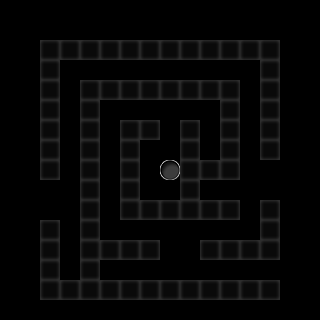

A 2D game scene composited from a Tiled map and its tileset images. What follows is a short description and the map's XML, with each tile layer's data collapsed to a summary:
An orthogonal 16x16 tile map with 20x20 px tiles, 2 tile layers (hole2, blackTile), 2 hidden layers not drawn, 3 tilesets.

<map version="1.0" orientation="orthogonal" renderorder="right-down" width="16" height="16" tilewidth="20" tileheight="20" nextobjectid="1">
 <tileset firstgid="1" name="blackTile" tilewidth="20" tileheight="20">
  <image source="blackTile.png" width="20" height="20" />
 </tileset>
 <tileset firstgid="2" name="bg" tilewidth="320" tileheight="320">
  <image source="bg.jpg" width="320" height="320" />
 </tileset>
 <tileset firstgid="3" name="hole2" tilewidth="20" tileheight="20">
  <image source="hole2.png" width="20" height="20" />
 </tileset>
 <layer name="bg" width="16" height="16" visible="0">
  <data>[256 cells, 1 non-empty, 1 distinct tile ids]</data>
 </layer>
 <layer name="blackTile" width="16" height="16" visible="0">
  <data>[256 cells, 60 non-empty, 1 distinct tile ids]</data>
 </layer>
 <layer name="hole2" width="16" height="16">
  <data>[256 cells, 1 non-empty, 1 distinct tile ids]</data>
 </layer>
 <layer name="blackTile" width="16" height="16">
  <data>[256 cells, 84 non-empty, 1 distinct tile ids]</data>
 </layer>
</map>